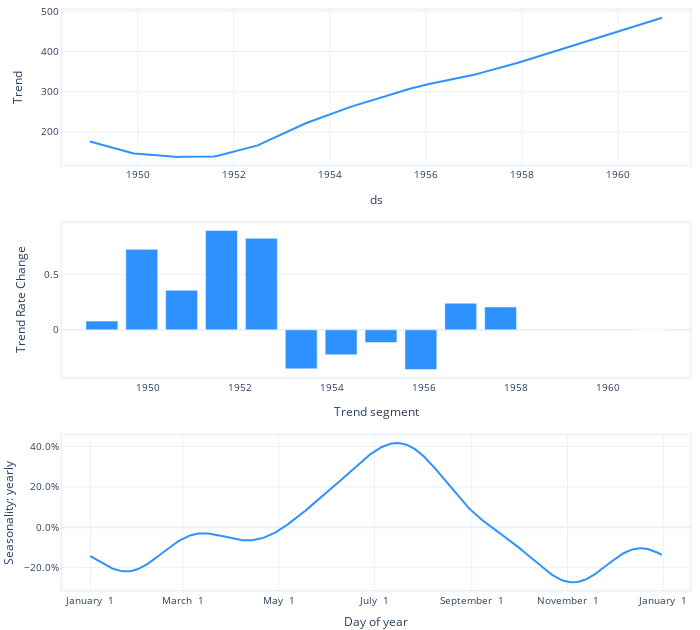

The code cell stored with this chart in its notebook:
### Code cell
m4.plot_parameters(plotting_backend="plotly")

### Figure 1 — Plotly figure (JSON) as saved in the notebook; plotly's stock layout.template omitted (floating-point values rounded to 4 significant figures; data arrays with more than 128 entries replaced by an {"elided": "..."} marker saying what was removed)
{"data": [{"fill": "none", "line": {"color": "#2d92ff", "width": 2}, "mode": "lines", "name": "Trend", "type": "scatter", "x": {"elided": "144 str values"}, "xaxis": "x", "y": {"elided": "144 float values"}, "yaxis": "y"}, {"marker": {"color": "#2d92ff"}, "name": "Trend Rate Change", "type": "bar", "x": ["1949-01-01T00:00:00", "1949-11-13T12:13:05.454545", "1950-09-26T00:26:10.909091", "1951-08-08T12:39:16.363636", "1952-06-20T00:52:21.818182", "1953-05-02T13:05:27.272727", "1954-03-15T01:18:32.727273", "1955-01-25T13:31:38.181818", "1955-12-08T01:44:43.636364", "1956-10-19T13:57:49.090909", "1957-09-01T02:10:54.545455", "1960-12-01T00:00:00"], "xaxis": "x2", "y": [0.07893, 0.7285, 0.3588, 0.9, 0.8282, -0.3527, -0.2253, -0.1157, -0.3598, 0.2411, 0.2072, 0], "yaxis": "y2"}, {"fill": "none", "line": {"color": "#2d92ff", "width": 2}, "mode": "lines", "name": "yearly", "type": "scatter", "x": {"elided": "365 str values"}, "xaxis": "x3", "y": {"elided": "365 float values"}, "yaxis": "y3"}], "layout": {"autosize": true, "font": {"size": 10}, "height": 630, "hovermode": "x unified", "margin": {"b": 0, "l": 0, "pad": 0, "r": 10, "t": 10}, "showlegend": false, "title": {"font": {"size": 12}}, "width": 700, "xaxis": {"anchor": "y", "domain": [0, 1], "linewidth": 1.5, "mirror": true, "range": ["1948-06-03T00:00:00", "1961-07-01T00:00:00"], "showline": true, "title": {"text": "ds"}, "type": "date"}, "xaxis2": {"anchor": "y2", "domain": [0, 1], "linewidth": 1.5, "mirror": true, "range": ["1948-02-19T11:46:54.545455", "1961-10-13T12:13:05.454545"], "showline": true, "title": {"text": "Trend segment"}, "type": "date"}, "xaxis3": {"anchor": "y3", "domain": [0, 1], "linewidth": 1.5, "mirror": true, "range": ["2016-12-14T00:00:00", "2018-01-18T00:00:00"], "showline": true, "tickformat": "%B %e", "title": {"text": "Day of year"}}, "yaxis": {"anchor": "x", "domain": [0.7333, 1], "linewidth": 1.5, "mirror": true, "rangemode": "normal", "showline": true, "title": {"text": "Trend"}}, "yaxis2": {"anchor": "x2", "domain": [0.3667, 0.6333], "linewidth": 1.5, "mirror": true, "rangemode": "normal", "showline": true, "title": {"text": "Trend Rate Change"}}, "yaxis3": {"anchor": "x3", "domain": [0, 0.2667], "hoverformat": ".4%", "linewidth": 1.5, "mirror": true, "rangemode": "normal", "showline": true, "tickformat": ".1%", "title": {"text": "Seasonality: yearly"}}}}
